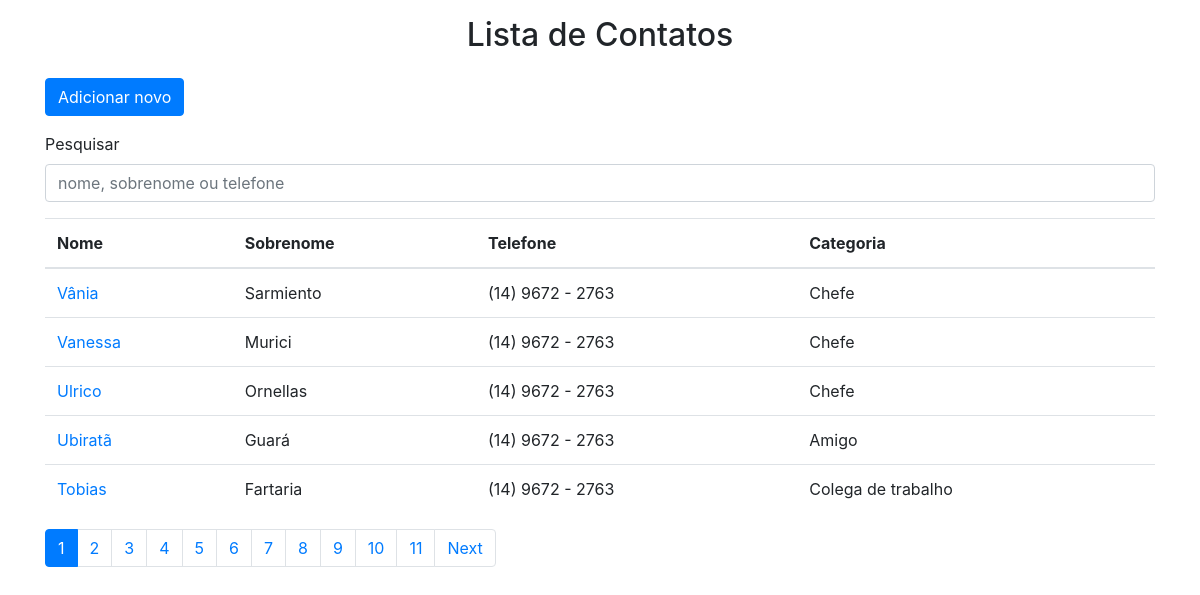
The page / on the database its author committed.
### contato/models.py (models this page shows, shortened)
class Contato(models.Model):
    name = models.CharField(max_length=50)
    last_name = models.CharField(max_length=50, blank=True)
    phone = models.CharField(max_length=50)
    email = models.EmailField(blank=True)
    created_at = models.DateTimeField(auto_now_add=True)
    description = models.TextField(max_length=180, blank=True)
    category = models.ForeignKey(Category, on_delete=models.DO_NOTHING)
    def get_absolute_url(self):
        return reverse('home:detail', kwargs={'pk': self.pk})

class Category(models.Model):
    name = models.CharField(max_length=50)
    def __str__(self):
        return self.name

### contato/views.py (the view)
# urls.py: path('', views.ContatoListView.as_view(), name='index'),
class ContatoListView(generic.ListView):
    template_name = "contato/index.html"
    model = Contato
    context_object_name = 'contatos'
    paginate_by = 5
    def get_queryset(self):
        qs = super().get_queryset()
        full_name = Concat('name', Value(' '), 'last_name')
        query = self.request.GET.get('query')
        if query:
            qs = qs.annotate(full_name=full_name)\
                .filter(Q(full_name__contains=query) | Q(phone__contains=query))
        else:
            qs = qs.order_by('-id')
        return qs

### contato/templates/contato/index.html (shortened to what this page needs)
{% extends 'base.html' %}
{% block 'content' %}
    <h2 class="text-center mt-3">Lista de Contatos</h2>
    <a href="{% url 'home:create' %}" class="btn btn-primary my-3">Adicionar novo</a>
    <form action="" method="get">
        <div class="form-group">
            <label for="query">Pesquisar</label>
            <input type="text" name="query" id="query" class="form-control"
                   placeholder="nome, sobrenome ou telefone">
        </div>
    </form>
    <table class="table">
        <thead>
            <tr>
                <th>Nome</th>
                <th>Sobrenome</th>
                <th>Telefone</th>
                <th>Categoria</th>
            </tr>
        </thead>
        <tbody>
            {% for contato in contatos %}
                <tr>
                    <td><a href="{{ contato.get_absolute_url }}">{{ contato.name }}</a></td>
                    <td>{{ contato.last_name }}</td>
                    <td>{{ contato.phone }}</td>
                    <td>{{ contato.category }}</td>
                </tr>
            {% endfor %}
        </tbody>
    </table>
<nav aria-label="Page navigation">
      <ul class="pagination">
        {% for page in page_obj.paginator.page_range %}
          {% if page_obj.number == page %}
            <li class="page-item active">
              <a class="page-link" href="/?page={{page}}">{{page}}</a>
            </li>
          {% else %}
            <li class="page-item">
              <a class="page-link" href="/?page={{page}}&query={{request.GET.query}}">{{page}}</a>
            </li>
          {% endif %}
        {% endfor %}
        {% if page_obj.has_next %}
            <li class="page-item"><a class="page-link" href="?page={{ page_obj.next_page_number }}">Next</a></li>
        {% endif %}
      </ul>
    </nav>
{% endblock %}

### templates/base.html (shortened to what this page needs)
{% load static %}
<!DOCTYPE html>
<html lang="en">
<head>
    <link rel="stylesheet" href="{% static 'bootstrap/css/bootstrap.css' %}">
</head>
<body>
    <div class="container">
        {% block 'content' %} {% endblock %}
    </div>
</body>
</html>

### rows shown on the page
Contato: name "Vânia", last_name "Sarmiento", phone "(14) 9672 - 2763", category "Chefe"
Contato: name "Vanessa", last_name "Murici", phone "(14) 9672 - 2763", category "Chefe"
Contato: name "Ulrico", last_name "Ornellas", phone "(14) 9672 - 2763", category "Chefe"
Contato: name "Ubiratã", last_name "Guará", phone "(14) 9672 - 2763", category "Amigo"
Contato: name "Tobias", last_name "Fartaria", phone "(14) 9672 - 2763", category "Colega de trabalho"

### other values the page prints
{{ page }} "1"
{{ page }} "2" "3" "4" "5" "6" "7" "8" "9" "10" "11"
